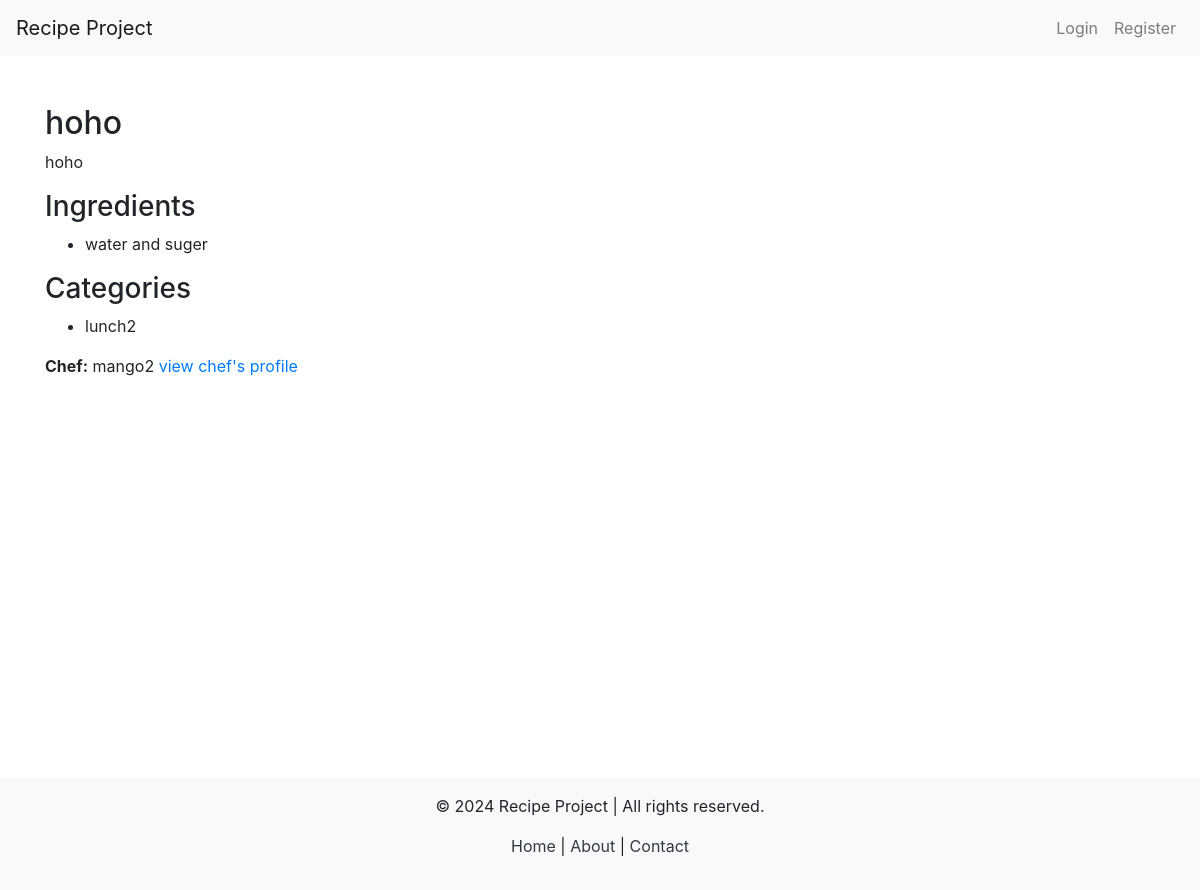
The page /recipe/5/ on the database as committed earlier.
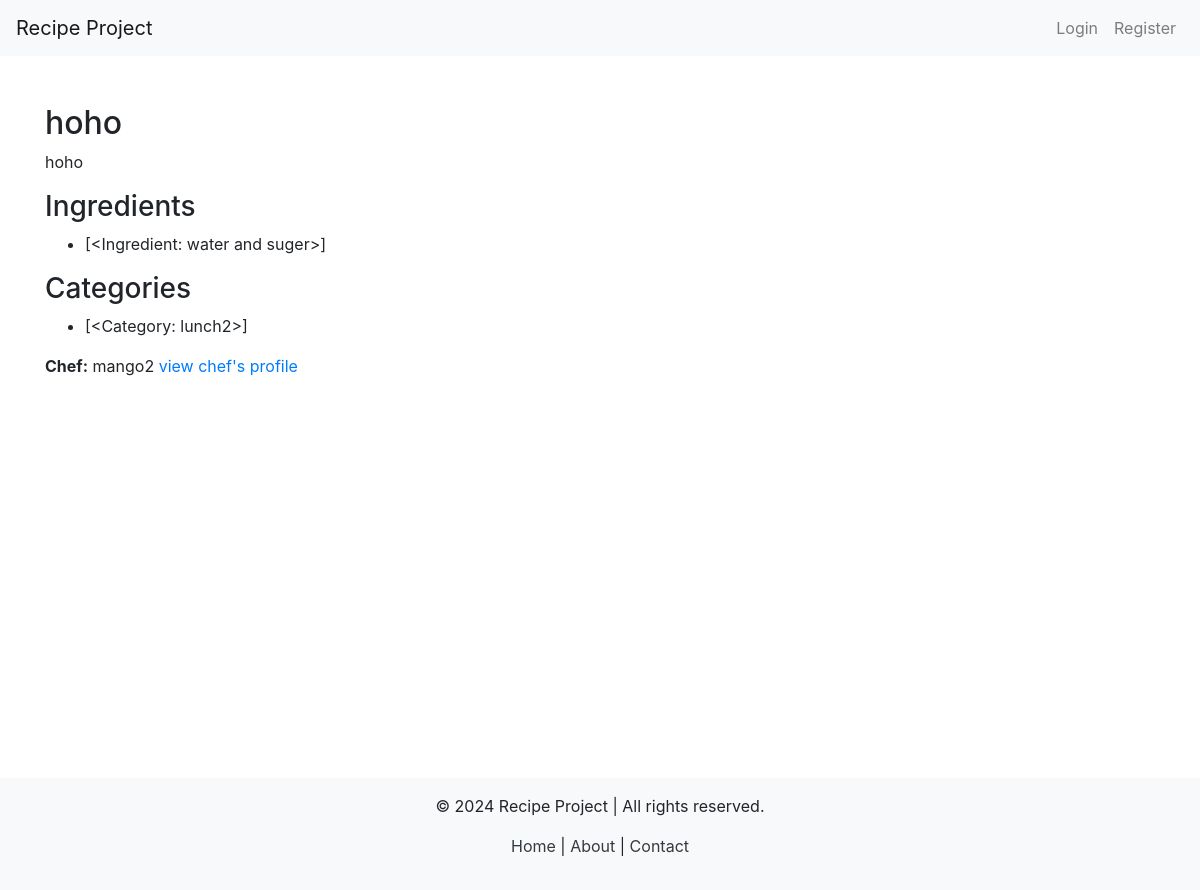
The same page on the database as committed later.
### recipe_app/models.py (models this page shows, shortened)
class Ingredient(models.Model):
    name = models.CharField(max_length=100)

class Category(models.Model):
    name = models.CharField(max_length=100, unique=True)

### recipe_app/views.py (the view)
# urls.py: path('recipe/<int:pk>/', views.RecipeDetailView.as_view(), name='view_recipe'),
class RecipeDetailView(DetailView):
    model = Recipe
    template_name = 'view_recipe.html'
    context_object_name = 'recipe'

### recipe_app/context_processors.py (called while the page is built)
def current_year(request):
    return {'current_year': datetime.now().year}

### recipe_app/models.py (called while the page is built)
    def __str__(self):
        return self.name if self.name else self.user.username

### templates/view_recipe.html (shortened to what this page needs)
{% extends 'base.html' %}
{% block content %}
    <h2>{{ recipe.title }}</h2>
    <p>{{ recipe.description }}</p>
    <h3>Ingredients</h3>
    <ul>
        {% for ingredient in recipe.ingredients.all %}
            <li>{{ ingredient.name }}</li>
        {% endfor %}
    </ul>
    <h3>Categories</h3>
    <ul>
        {% for category in recipe.categories.all %}
            <li>{{ category.name }}</li>
        {% endfor %}
    </ul>
    <p><strong>Chef:</strong> {{ recipe.chef }}
        <a href=""> view chef's profile</a></p>
{% endblock %}

Rows that differ between the two databases and show on the page:
no longer on this page (row unchanged): Ingredient: name "water and suger"
no longer on this page (row unchanged): Category: name "lunch2"
added Ingredient: name "[<Ingredient: water and suger>]"
added Category: name "[<Category: lunch2>]"
